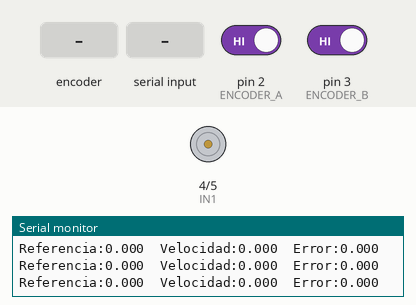
Recording of a sketch running on a simulated Arduino Uno, built with avr-gcc and run on an emulated ATmega328P. Parts: motor-driver pin pairs drawn as motors (green arrow = first pin HIGH = forward, orange = second pin HIGH = backward, longer = more drive, scaled by the enable pin), the last lines printed to the serial monitor. The inputs (shaded band) are chosen by the test bench; at power-on: pin 2 (ENCODER_A) HIGH, pin 3 (ENCODER_B) HIGH.

Above: at 1.2 s.
1.3 s: rotary encoder on pin 2 (ENCODER_A) / pin 3 (ENCODER_B) turned 3 steps (first pin leading)
At 1.67 s:
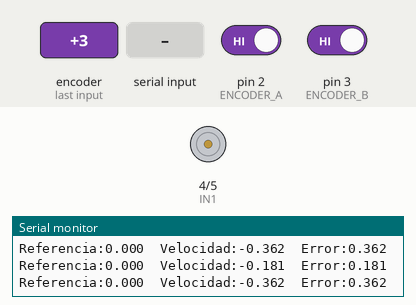
3.4 s: "90,45\n" received over Serial
At 3.56 s:
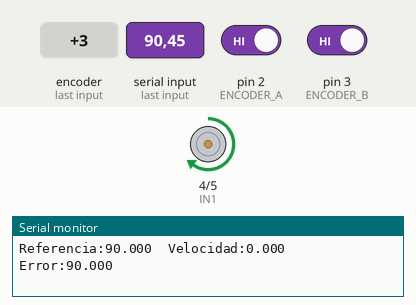
At 4.0 s:
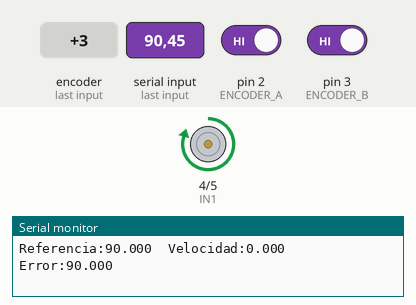
5.2 s: "30,150\n" received over Serial
Timing chart, 0 to 8.2 s (numbered marks = the images above; inputs shaded):
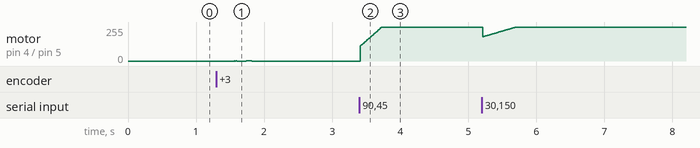

The sketch:

03_control_PI_velocidad.ino
```cpp
/*
LAB5 - Actividad 3
Control PI bidireccional de velocidad a 100 Hz

Referencias por Serial:
20, -20, 50, -50, 0

Serial Plotter:
Referencia, Velocidad y Error

Librerias necesarias (Gestor de Librerias):
TimerOne
MeanFilterLib - Luis Llamas
*/

#include <TimerOne.h>
#include "MeanFilterLib.h"

const uint8_t ENCODER_A = 2;
const uint8_t ENCODER_B = 3;
const uint8_t IN1 = 4;
const uint8_t IN2 = 5;
const uint8_t ENA = 6;

const float CUENTAS_REV = 4741.44;
const float Ts = 0.01;
const unsigned long Ts_us = 10000;

volatile float referencia_RPM = 0.0;

// Reemplazar con las ganancias obtenidas en MATLAB
float Kp = 1.2;
float Ki = 5.0;

/*
Filtro de media movil sobre la velocidad medida.

La medida de velocidad viene de contar pulsos del encoder en
10 ms, por lo que es ruidosa. El filtro entrega el promedio de
las ultimas VENTANA_FILTRO muestras.

Ventana mas grande -> medicion mas suave, pero mas retardo en
el lazo. El retardo es de (VENTANA_FILTRO - 1)/2 muestras,
es decir 3 muestras = 30 ms con VENTANA_FILTRO = 7.
Ese retardo resta margen de fase: si se aumenta la ventana,
hay que revisar la estabilidad del lazo.
*/
const uint8_t VENTANA_FILTRO = 7;
MeanFilter<float> filtro_velocidad(VENTANA_FILTRO);

const uint8_t DIVISOR_PLOTTER = 10;

volatile long cuentas = 0;
volatile float velocidad_RPM = 0.0;
volatile float error_RPM = 0.0;
volatile bool dato_nuevo = false;

long cuentas_anteriores = 0;
float integral = 0.0;
uint8_t contador_plotter = 0;

void encoder_A_ISR() {
  if (digitalRead(ENCODER_A) == digitalRead(ENCODER_B))
    cuentas++;
  else
    cuentas--;
}

void encoder_B_ISR() {
  if (digitalRead(ENCODER_A) != digitalRead(ENCODER_B))
    cuentas++;
  else
    cuentas--;
}

void mover_motor(float control) {
  control = constrain(control, -255.0, 255.0);

  if (control > 0.0) {
    digitalWrite(IN1, HIGH);
    digitalWrite(IN2, LOW);
    analogWrite(ENA, (int)control);
  }
  else if (control < 0.0) {
    digitalWrite(IN1, LOW);
    digitalWrite(IN2, HIGH);
    analogWrite(ENA, (int)(-control));
  }
  else {
    analogWrite(ENA, 0);
    digitalWrite(IN1, LOW);
    digitalWrite(IN2, LOW);
  }
}

void control_PI() {
  long cuentas_actuales = cuentas;
  long delta_cuentas = cuentas_actuales - cuentas_anteriores;

  float velocidad_sin_filtro =
    delta_cuentas * 60.0 / (CUENTAS_REV * Ts);

  // Promedio de las ultimas VENTANA_FILTRO muestras
  float velocidad_filtrada =
    filtro_velocidad.AddValue(velocidad_sin_filtro);

  float referencia = referencia_RPM;
  float error = referencia - velocidad_filtrada;

  float integral_candidata = integral + error * Ts;

  float control_sin_saturar =
    Kp * error + Ki * integral_candidata;

  if ((control_sin_saturar >= -255.0 &&
       control_sin_saturar <= 255.0) ||
      (control_sin_saturar > 255.0 && error < 0.0) ||
      (control_sin_saturar < -255.0 && error > 0.0)) {
    integral = integral_candidata;
  }

  float control = Kp * error + Ki * integral;

  mover_motor(control);

  velocidad_RPM = velocidad_filtrada;
  error_RPM = error;
  dato_nuevo = true;
  cuentas_anteriores = cuentas_actuales;
}

void setup() {
  Serial.begin(115200);
  Serial.setTimeout(30);

  pinMode(ENCODER_A, INPUT_PULLUP);
  pinMode(ENCODER_B, INPUT_PULLUP);
  pinMode(IN1, OUTPUT);
  pinMode(IN2, OUTPUT);
  pinMode(ENA, OUTPUT);

  mover_motor(0.0);

  attachInterrupt(digitalPinToInterrupt(ENCODER_A), encoder_A_ISR, CHANGE);
  attachInterrupt(digitalPinToInterrupt(ENCODER_B), encoder_B_ISR, CHANGE);

  Timer1.initialize(Ts_us);
  Timer1.attachInterrupt(control_PI);
}

void loop() {
  if (Serial.available() > 0) {
    float nueva_referencia = Serial.parseFloat();

    noInterrupts();
    referencia_RPM = nueva_referencia;
    interrupts();

    while (Serial.available() > 0)
      Serial.read();
  }

  if (dato_nuevo) {
    noInterrupts();
    float referencia = referencia_RPM;
    float velocidad = velocidad_RPM;
    float error = error_RPM;
    dato_nuevo = false;
    interrupts();

    contador_plotter++;

    if (contador_plotter >= DIVISOR_PLOTTER) {
      contador_plotter = 0;

      Serial.print("Referencia:");
      Serial.print(referencia, 3);
      Serial.print('\t');
      Serial.print("Velocidad:");
      Serial.print(velocidad, 3);
      Serial.print('\t');
      Serial.print("Error:");
      Serial.println(error, 3);
    }
  }
}
```

Measured:
- after the input at 1.3 s, motor on pin 4 (IN1) / pin 5 (IN2): stopped → forward 1/255 after 0.44 s, → stopped 0.08 s later
- after the input at 3.4 s, motor on pin 4 (IN1) / pin 5 (IN2): moves from stopped to forward 252/255 over 0.31 s, starting at once
